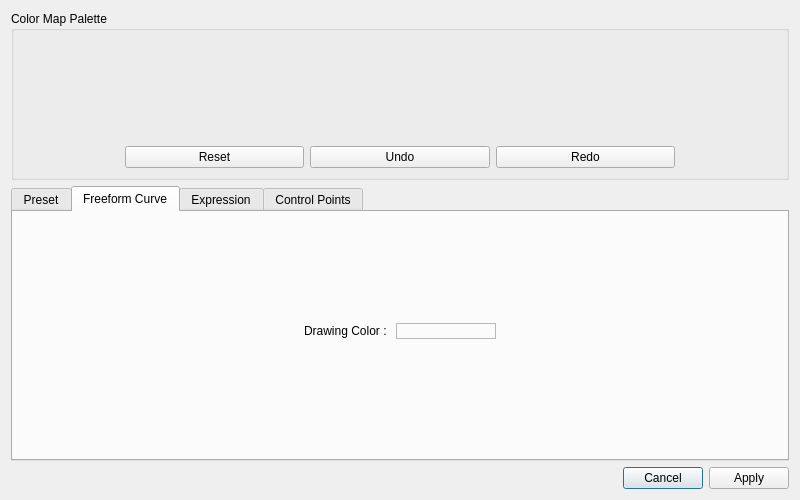
<?xml version="1.0" encoding="UTF-8"?>
<ui version="4.0">
 <class>ColorMapEditorV2</class>
 <widget class="QDialog" name="ColorMapEditor">
  <property name="geometry">
   <rect>
    <x>0</x>
    <y>0</y>
    <width>800</width>
    <height>500</height>
   </rect>
  </property>
  <property name="minimumSize">
   <size>
    <width>800</width>
    <height>0</height>
   </size>
  </property>
  <property name="windowTitle">
   <string>Dialog</string>
  </property>
  <layout class="QGridLayout" name="gridLayout_2">
   <item row="2" column="0">
    <spacer name="horizontalSpacer_6">
     <property name="orientation">
      <enum>Qt::Horizontal</enum>
     </property>
     <property name="sizeHint" stdset="0">
      <size>
       <width>40</width>
       <height>20</height>
      </size>
     </property>
    </spacer>
   </item>
   <item row="2" column="1">
    <widget class="QPushButton" name="cancelPushButton">
     <property name="text">
      <string>Cancel</string>
     </property>
    </widget>
   </item>
   <item row="2" column="2">
    <widget class="QPushButton" name="applyPushButton">
     <property name="text">
      <string>Apply</string>
     </property>
    </widget>
   </item>
   <item row="1" column="0" colspan="3">
    <widget class="QTabWidget" name="tabWidget">
     <property name="currentIndex">
      <number>1</number>
     </property>
     <widget class="QWidget" name="preset">
      <attribute name="title">
       <string>Preset</string>
      </attribute>
      <layout class="QGridLayout" name="gridLayout_3">
       <item row="0" column="0">
        <widget class="QTableWidget" name="colorMapTableWidget"/>
       </item>
      </layout>
     </widget>
     <widget class="QWidget" name="freeformCurve">
      <attribute name="title">
       <string>Freeform Curve</string>
      </attribute>
      <layout class="QGridLayout" name="gridLayout_5">
       <item row="0" column="0">
        <layout class="QGridLayout" name="gridLayout_7">
         <item row="0" column="1">
          <spacer name="verticalSpacer_3">
           <property name="orientation">
            <enum>Qt::Vertical</enum>
           </property>
           <property name="sizeHint" stdset="0">
            <size>
             <width>20</width>
             <height>40</height>
            </size>
           </property>
          </spacer>
         </item>
         <item row="3" column="1">
          <spacer name="verticalSpacer_4">
           <property name="orientation">
            <enum>Qt::Vertical</enum>
           </property>
           <property name="sizeHint" stdset="0">
            <size>
             <width>20</width>
             <height>40</height>
            </size>
           </property>
          </spacer>
         </item>
         <item row="1" column="2">
          <spacer name="horizontalSpacer_4">
           <property name="orientation">
            <enum>Qt::Horizontal</enum>
           </property>
           <property name="sizeHint" stdset="0">
            <size>
             <width>40</width>
             <height>20</height>
            </size>
           </property>
          </spacer>
         </item>
         <item row="1" column="0">
          <spacer name="horizontalSpacer_3">
           <property name="orientation">
            <enum>Qt::Horizontal</enum>
           </property>
           <property name="sizeHint" stdset="0">
            <size>
             <width>40</width>
             <height>20</height>
            </size>
           </property>
          </spacer>
         </item>
         <item row="1" column="1" rowspan="2">
          <layout class="QFormLayout" name="formLayout_2">
           <item row="0" column="0">
            <widget class="QLabel" name="label_4">
             <property name="text">
              <string>Drawing Color : </string>
             </property>
            </widget>
           </item>
           <item row="0" column="1">
            <widget class="ClickableLabel" name="drawingColorClickableLabel">
             <property name="minimumSize">
              <size>
               <width>100</width>
               <height>0</height>
              </size>
             </property>
             <property name="frameShape">
              <enum>QFrame::StyledPanel</enum>
             </property>
             <property name="text">
              <string/>
             </property>
            </widget>
           </item>
          </layout>
         </item>
        </layout>
       </item>
      </layout>
     </widget>
     <widget class="QWidget" name="expression">
      <attribute name="title">
       <string>Expression</string>
      </attribute>
      <layout class="QGridLayout" name="gridLayout_6">
       <item row="0" column="0">
        <layout class="QGridLayout" name="gridLayout_4">
         <item row="1" column="2">
          <spacer name="horizontalSpacer_2">
           <property name="orientation">
            <enum>Qt::Horizontal</enum>
           </property>
           <property name="sizeHint" stdset="0">
            <size>
             <width>40</width>
             <height>20</height>
            </size>
           </property>
          </spacer>
         </item>
         <item row="1" column="0">
          <spacer name="horizontalSpacer">
           <property name="orientation">
            <enum>Qt::Horizontal</enum>
           </property>
           <property name="sizeHint" stdset="0">
            <size>
             <width>40</width>
             <height>20</height>
            </size>
           </property>
          </spacer>
         </item>
         <item row="2" column="1">
          <spacer name="verticalSpacer_2">
           <property name="orientation">
            <enum>Qt::Vertical</enum>
           </property>
           <property name="sizeHint" stdset="0">
            <size>
             <width>20</width>
             <height>40</height>
            </size>
           </property>
          </spacer>
         </item>
         <item row="0" column="1">
          <spacer name="verticalSpacer">
           <property name="orientation">
            <enum>Qt::Vertical</enum>
           </property>
           <property name="sizeHint" stdset="0">
            <size>
             <width>20</width>
             <height>40</height>
            </size>
           </property>
          </spacer>
         </item>
         <item row="1" column="1">
          <layout class="QFormLayout" name="formLayout_3">
           <item row="0" column="0">
            <widget class="QLabel" name="label_6">
             <property name="text">
              <string>Red : </string>
             </property>
            </widget>
           </item>
           <item row="0" column="1">
            <widget class="QLineEdit" name="redLineEdit"/>
           </item>
           <item row="1" column="0">
            <widget class="QLabel" name="label_7">
             <property name="text">
              <string>Green : </string>
             </property>
            </widget>
           </item>
           <item row="1" column="1">
            <widget class="QLineEdit" name="greenLineEdit"/>
           </item>
           <item row="2" column="0">
            <widget class="QLabel" name="label_8">
             <property name="text">
              <string>Blue : </string>
             </property>
            </widget>
           </item>
           <item row="2" column="1">
            <widget class="QLineEdit" name="blueLineEdit"/>
           </item>
          </layout>
         </item>
        </layout>
       </item>
      </layout>
     </widget>
     <widget class="QWidget" name="controlPoints">
      <attribute name="title">
       <string>Control Points</string>
      </attribute>
      <layout class="QGridLayout" name="gridLayout_8">
       <item row="0" column="0">
        <spacer name="horizontalSpacer_5">
         <property name="orientation">
          <enum>Qt::Horizontal</enum>
         </property>
         <property name="sizeHint" stdset="0">
          <size>
           <width>40</width>
           <height>20</height>
          </size>
         </property>
        </spacer>
       </item>
       <item row="0" column="1">
        <widget class="QLabel" name="label">
         <property name="text">
          <string>Number of control points (Min : 2, Max : 256) : </string>
         </property>
        </widget>
       </item>
       <item row="0" column="2">
        <widget class="QSpinBox" name="numberOfControlPointsSpinBox">
         <property name="minimumSize">
          <size>
           <width>50</width>
           <height>0</height>
          </size>
         </property>
         <property name="minimum">
          <number>2</number>
         </property>
         <property name="maximum">
          <number>256</number>
         </property>
        </widget>
       </item>
       <item row="1" column="0" colspan="3">
        <widget class="QTableWidget" name="controlPointsTableWidget">
         <attribute name="horizontalHeaderStretchLastSection">
          <bool>false</bool>
         </attribute>
         <attribute name="verticalHeaderStretchLastSection">
          <bool>false</bool>
         </attribute>
         <column>
          <property name="text">
           <string>Points</string>
          </property>
         </column>
         <column>
          <property name="text">
           <string>Red</string>
          </property>
         </column>
         <column>
          <property name="text">
           <string>Green</string>
          </property>
         </column>
         <column>
          <property name="text">
           <string>Blue</string>
          </property>
         </column>
        </widget>
       </item>
      </layout>
     </widget>
    </widget>
   </item>
   <item row="0" column="0" colspan="3">
    <widget class="QGroupBox" name="colorMapPaletteGroupBox">
     <property name="title">
      <string>Color Map Palette</string>
     </property>
     <layout class="QGridLayout" name="gridLayout">
      <item row="0" column="0">
       <widget class="ColorMapPalette" name="colorMapPalette" native="true">
        <property name="minimumSize">
         <size>
          <width>550</width>
          <height>100</height>
         </size>
        </property>
        <property name="maximumSize">
         <size>
          <width>550</width>
          <height>100</height>
         </size>
        </property>
       </widget>
      </item>
      <item row="1" column="0">
       <layout class="QHBoxLayout" name="horizontalLayout">
        <item>
         <widget class="QPushButton" name="resetPushButton">
          <property name="text">
           <string>Reset</string>
          </property>
         </widget>
        </item>
        <item>
         <widget class="QPushButton" name="undoPushButton">
          <property name="text">
           <string>Undo</string>
          </property>
         </widget>
        </item>
        <item>
         <widget class="QPushButton" name="redoPushButton">
          <property name="text">
           <string>Redo</string>
          </property>
         </widget>
        </item>
       </layout>
      </item>
     </layout>
    </widget>
   </item>
  </layout>
 </widget>
 <customwidgets>
  <customwidget>
   <class>ClickableLabel</class>
   <extends>QLabel</extends>
   <header>C:\Users\TO0603\Work\PBVR\source\CS-IS-PBVR\Client\ExtendedQT\ClickableLabel.h</header>
  </customwidget>
  <customwidget>
   <class>ColorMapPalette</class>
   <extends>QWidget</extends>
   <header>ColorMapPalette.h</header>
   <container>1</container>
  </customwidget>
 </customwidgets>
 <resources/>
 <connections/>
</ui>
